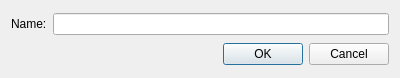
<?xml version="1.0" encoding="UTF-8"?>
<ui version="4.0">
 <class>NameDialog</class>
 <widget class="QDialog" name="NameDialog">
  <property name="geometry">
   <rect>
    <x>0</x>
    <y>0</y>
    <width>400</width>
    <height>78</height>
   </rect>
  </property>
  <property name="windowTitle">
   <string>Dialog</string>
  </property>
  <layout class="QGridLayout" name="gridLayout">
   <item row="0" column="0">
    <widget class="QLabel" name="label">
     <property name="text">
      <string>Name:</string>
     </property>
    </widget>
   </item>
   <item row="0" column="1">
    <widget class="QLineEdit" name="lineEdit">
     <property name="inputMask">
      <string/>
     </property>
     <property name="text">
      <string/>
     </property>
    </widget>
   </item>
   <item row="1" column="1">
    <widget class="QDialogButtonBox" name="buttonBox">
     <property name="orientation">
      <enum>Qt::Horizontal</enum>
     </property>
     <property name="standardButtons">
      <set>QDialogButtonBox::Cancel|QDialogButtonBox::Ok</set>
     </property>
    </widget>
   </item>
  </layout>
 </widget>
 <resources/>
 <connections>
  <connection>
   <sender>buttonBox</sender>
   <signal>accepted()</signal>
   <receiver>NameDialog</receiver>
   <slot>accept()</slot>
   <hints>
    <hint type="sourcelabel">
     <x>248</x>
     <y>254</y>
    </hint>
    <hint type="destinationlabel">
     <x>157</x>
     <y>274</y>
    </hint>
   </hints>
  </connection>
  <connection>
   <sender>buttonBox</sender>
   <signal>rejected()</signal>
   <receiver>NameDialog</receiver>
   <slot>reject()</slot>
   <hints>
    <hint type="sourcelabel">
     <x>316</x>
     <y>260</y>
    </hint>
    <hint type="destinationlabel">
     <x>286</x>
     <y>274</y>
    </hint>
   </hints>
  </connection>
 </connections>
</ui>
